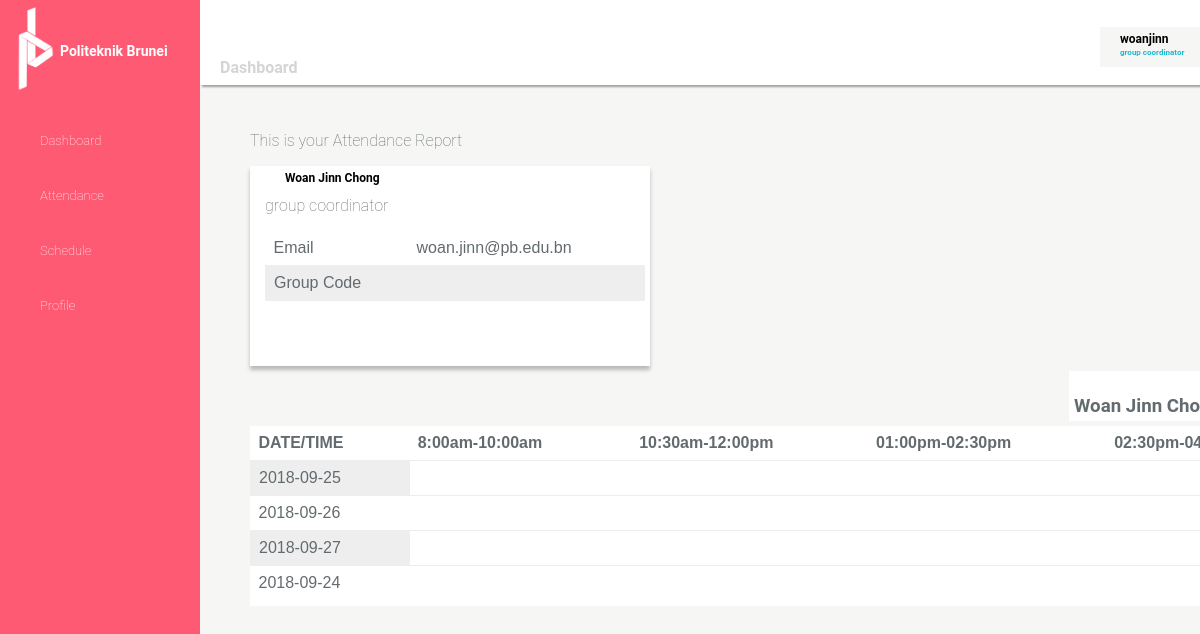
The page /view_report.php (signed in) on the database its author committed.
### tables this page shows
CREATE TABLE `user` (
  `id` int(20) NOT NULL,
  `name` varchar(100) NOT NULL,
  `email` varchar(50) NOT NULL,
  `username` varchar(250) NOT NULL,
  `password` varchar(50) NOT NULL,
  `role` varchar(50) NOT NULL,
  `code` varchar(50) DEFAULT NULL
);

CREATE TABLE `session` (
  `id` int(20) NOT NULL,
  `date` date NOT NULL,
  `group_id` int(20) NOT NULL,
  `course_id` int(20) NOT NULL,
  `slot_id` int(20) NOT NULL,
  `room` varchar(20) NOT NULL
);

### function.php (called while the page is built, shortened)
<?php
	$connection = mysqli_connect('localhost','root','','attendance');
	$results = mysqli_query($connection, "SELECT * FROM session");
?>

### view_report.php (the view, shortened to what this page needs)
<?php
include('function.php');
?>
<!DOCTYPE html>
<html lang="{{ app()->getLocale() }}">
    <head>
        <link rel="stylesheet" type="text/css" href="css/style.css">
    </head>
    <body>
        <?php
            include('sidenav.php')
        ?>
        <?php
        include('header.php');
        ?>
        <div class="box">
        	<p>This is your Attendance Report</p>
        </div>
        <?php
            $users = 'SELECT * FROM user WHERE username="'.$_SESSION['username'].'"';
            $run_query = mysqli_query($connection, $users);
        ?>
        <div class="box-B">
            <div class="studentdetail">
                <?php
                    foreach($run_query as $user){
                        echo "<p class='username'>".$user['name']."</p>";
                        echo "<p>".$user['role']."</p>";
                    }
                echo"<table>
                    <tr>
                        <td>Email</td>";
                        echo "<td>".$user['email']."</td>";
                    echo"</tr>
                    <tr>
                        <td>Group Code</td>";
                        echo "<td>".$user['code']."</td>";
                    echo"</tr>
                </table>";
            echo"</div>
        </div>
        <div class='box-C'>";
        	echo"<h3>".$user['name']."</h3>";
        echo"</div>";
        ?>
        <div class="box-A">
            <table>
                <thead>
                    <tr>
                        <th>DATE/TIME
                        </th>
                        <th>8:00am-10:00am</th>
                        <th>10:30am-12:00pm</th>
                        <th>01:00pm-02:30pm</th>
                        <th>02:30pm-04:30pm</th>
                    </tr>
                    <?php while ($row = mysqli_fetch_array($results)){ ?>
                    <tr>
                        <td><?php echo $row ['date'] ?></td>
                    </tr>
                    <?php } ?>
                </thead>
            </table>
        </div>
    </body>
</html>

### header.php (shortened to what this page needs)
 <div class="header-box">
       <div class="logout-box">
         <p class="username">
         	<?php
	if(isset($_SESSION['username'])){
		echo "".$_SESSION['username']."";
	}
	?>
</p>
<?php
             $query = 'SELECT * FROM user WHERE username="'.$_SESSION['username'].'"';
             $run_query = mysqli_query($connection, $query);
         ?>
         <?php
             foreach($run_query as $user){
                 echo "<p class='user-status'>".$user['role']."</p>";
             }
         ?>
       </div>
       <p class="dashboardtext">Dashboard</p>
     </div>

### css/style.css (style rules this page uses)
html, body { color: #636b6f; font-family: 'Roboto', sans-serif; font-weight: 200; height: 100vh; margin: 0; }
.box { position:fixed; }
html, body { background-color: #F6F6F5; color: #636b6f; font-family: Roboto, bold; font-weight: 100; height: 100vh; margin: 0; max-width: 100%; overflow-x: hidden; }
.header-box { margin-left: 200px; position: relative; padding-top: 5px; width: 100%; height:80px; background-color: #FFFFFF; box-shadow: 2px 2px 2px #A09E9E; }
.dashboardtext { position: relative; top: -15px; padding-left: 20px; color:#81C8CE; font-family: Roboto; font-weight:bold; }
.logout-box { position: relative; left: 900px; top: 10px; background-color: #F6F6F5; width: 150px; height: 40px; }
.username { position: relative; left: 20px; top: 5px; color: #000000; font-family: Roboto; font-weight: bold; font-size: 12px; }
.user-status { position: relative; left: 20px; top: -5px; color: #18BBD5; font-family: Roboto; font-weight: bold; font-size: 8px; }
.studentdetail { margin: 15px; width: 380px; height: 200px; }
.box-A { position: relative; left: 250px; top: 30px; background-color: #FFFFFF; width: 1095px; height: 180px; }
.box-B { position: relative; left: 250px; top: 30px; bottom: 30px; background-color: #FFFFFF; box-shadow: 0px 4px 4px rgba(0, 0, 0, 0.25); width: 400px; height: 200px; }
.box-C { margin: 5px; padding: 5px; position: relative; left: 1064px; top: 30px; background-color: #FFFFFF; width: 250px; height: 40px; }
.box { position: relative; left: 250px; top: 30px; width: 900px; height: 20px; }
table { font-family: arial, sans-serif; border-collapse: collapse; width: 100%; }
th, td { padding: 8px; text-align: left; }
tr:nth-child(even) { background-color: #eee; border: 1px solid #eee; }
.header-box { margin-left: 200px; position: relative; padding-top: 5px; width: 100%; height:80px; max-width: 100%; background-color: #FFFFFF; box-shadow: 2px 2px 2px #A09E9E; }
.dashboardtext { position: relative; top: -15px; padding-left: 20px; color: #D6D4D4; font-family: Roboto; font-weight:bold; }

### rows shown on the page
user: role "group coordinator", name "Woan Jinn Chong", email "woan.jinn@pb.edu.bn", name "Woan Jinn…"
session: date "2018-09-25"
session: date "2018-09-26"
session: date "2018-09-27"
session: date "2018-09-24"

### other values the page prints
$_SESSION['username'] "woanjinn"
